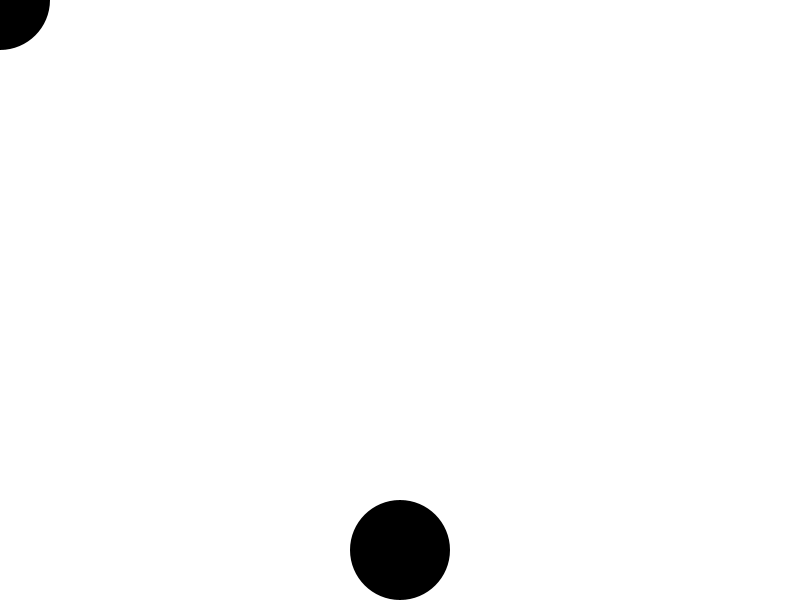
Frame 1 (no input)
Frame 60 (the mouse pressed at the canvas centre just before this capture): identical to frame 1, image omitted
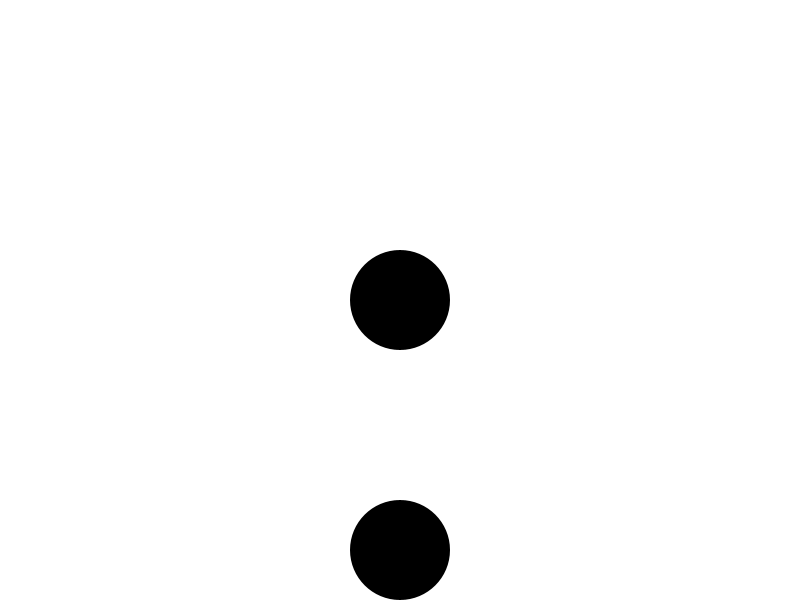
Frame 120 (the mouse held since frame 60 and released just before this capture)

The Processing sketch that drew these frames (run headless with seeded random() and noise(); from frame 60 on, the mouse is pressed at the canvas centre):

// Processing sketch: collision_test
// ── collision_test.pde
float setup_width = 0;
float setup_height = 0;
float x_position = 0;
float y_position = 0;
float x_position_before = 0;
float x_position_now = 0;
float x_velocity = 0;
float diameter = 0;
boolean collision_happened = false;

void setup(){
   size(800,600);
   setup_width = 800;
   setup_height = 600;
   diameter = 100;
   x_position = setup_width/2;
   y_position = setup_height - diameter/2;
   
}

void draw(){
  if(collision_happened){
    x_position += x_velocity;
  }
  background(255);
  fill(0);
  noStroke();
  x_position_before = x_position_now;
  x_position_now = mouseX;
  ellipse(x_position_now,mouseY,diameter,diameter);
  ellipse(x_position,y_position,diameter,diameter);
  if(is_collide(x_position_now, diameter/2, x_position, diameter/2)){
    collision_happened = true; 
    x_velocity = x_position_now - x_position_before;
  }
  if(is_hit_wall(x_position, diameter/2, setup_width)){
    x_velocity *= -1;
  }
}

boolean is_collide(float x1, float r1, float x2, float r2){
  return Math.abs(x1 - x2) <= r1 + r2;
}

boolean is_hit_wall(float x1, float r1, float wall_position){
  return wall_position <= x1 + r1;
}
